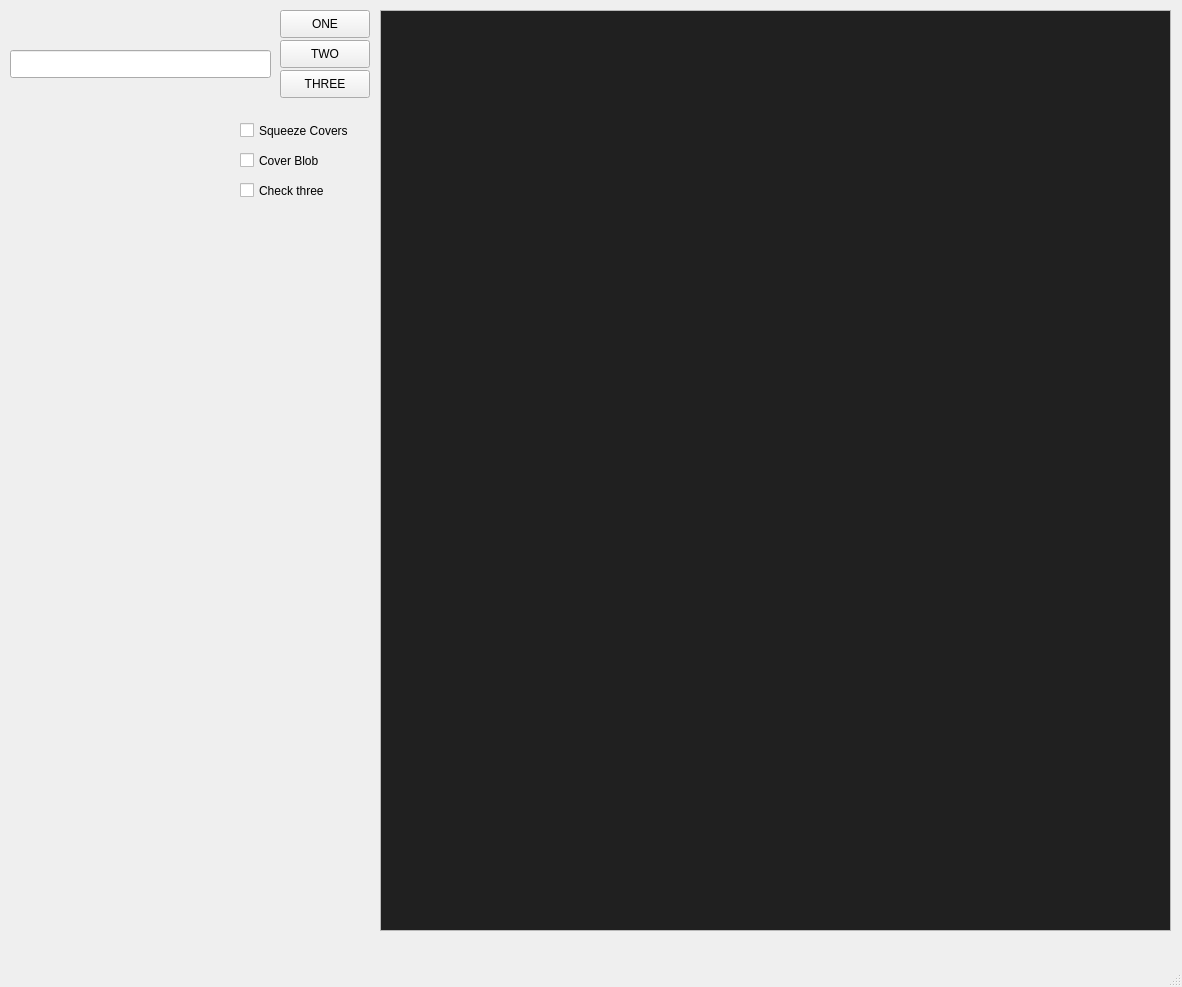
<?xml version="1.0" encoding="UTF-8"?>
<ui version="4.0">
 <class>MainWindow</class>
 <widget class="QMainWindow" name="MainWindow">
  <property name="geometry">
   <rect>
    <x>0</x>
    <y>0</y>
    <width>1182</width>
    <height>987</height>
   </rect>
  </property>
  <property name="windowTitle">
   <string>MainWindow</string>
  </property>
  <widget class="QWidget" name="centralwidget">
   <widget class="QScrollArea" name="scroll_area">
    <property name="geometry">
     <rect>
      <x>380</x>
      <y>10</y>
      <width>791</width>
      <height>921</height>
     </rect>
    </property>
    <property name="sizePolicy">
     <sizepolicy hsizetype="Expanding" vsizetype="Expanding">
      <horstretch>1</horstretch>
      <verstretch>1</verstretch>
     </sizepolicy>
    </property>
    <property name="verticalScrollBarPolicy">
     <enum>Qt::ScrollBarAlwaysOff</enum>
    </property>
    <property name="horizontalScrollBarPolicy">
     <enum>Qt::ScrollBarAlwaysOff</enum>
    </property>
    <property name="sizeAdjustPolicy">
     <enum>QAbstractScrollArea::AdjustToContents</enum>
    </property>
    <property name="widgetResizable">
     <bool>true</bool>
    </property>
    <widget class="QWidget" name="scrollcanvas_main">
     <property name="geometry">
      <rect>
       <x>0</x>
       <y>0</y>
       <width>789</width>
       <height>919</height>
      </rect>
     </property>
     <property name="sizePolicy">
      <sizepolicy hsizetype="Preferred" vsizetype="Preferred">
       <horstretch>1</horstretch>
       <verstretch>1</verstretch>
      </sizepolicy>
     </property>
     <property name="styleSheet">
      <string notr="true">background-color: rgba(5, 5, 5, 225);</string>
     </property>
     <layout class="QGridLayout" name="gridLayout_3">
      <property name="leftMargin">
       <number>0</number>
      </property>
      <property name="topMargin">
       <number>0</number>
      </property>
      <property name="rightMargin">
       <number>0</number>
      </property>
      <property name="bottomMargin">
       <number>0</number>
      </property>
      <property name="spacing">
       <number>0</number>
      </property>
     </layout>
    </widget>
   </widget>
   <widget class="QPushButton" name="btn_one">
    <property name="geometry">
     <rect>
      <x>280</x>
      <y>10</y>
      <width>90</width>
      <height>28</height>
     </rect>
    </property>
    <property name="text">
     <string>ONE</string>
    </property>
   </widget>
   <widget class="QPushButton" name="btn_two">
    <property name="geometry">
     <rect>
      <x>280</x>
      <y>40</y>
      <width>90</width>
      <height>28</height>
     </rect>
    </property>
    <property name="text">
     <string>TWO</string>
    </property>
   </widget>
   <widget class="QPushButton" name="btn_three">
    <property name="geometry">
     <rect>
      <x>280</x>
      <y>70</y>
      <width>90</width>
      <height>28</height>
     </rect>
    </property>
    <property name="text">
     <string>THREE</string>
    </property>
   </widget>
   <widget class="QCheckBox" name="check_squeeze_covers">
    <property name="geometry">
     <rect>
      <x>240</x>
      <y>120</y>
      <width>131</width>
      <height>21</height>
     </rect>
    </property>
    <property name="text">
     <string>Squeeze Covers</string>
    </property>
    <property name="checked">
     <bool>false</bool>
    </property>
   </widget>
   <widget class="QCheckBox" name="check_three">
    <property name="geometry">
     <rect>
      <x>240</x>
      <y>180</y>
      <width>131</width>
      <height>21</height>
     </rect>
    </property>
    <property name="text">
     <string>Check three</string>
    </property>
   </widget>
   <widget class="QCheckBox" name="check_store_coverblob">
    <property name="geometry">
     <rect>
      <x>240</x>
      <y>150</y>
      <width>131</width>
      <height>21</height>
     </rect>
    </property>
    <property name="text">
     <string>Cover Blob</string>
    </property>
    <property name="checked">
     <bool>false</bool>
    </property>
   </widget>
   <widget class="QLineEdit" name="le_primary_search">
    <property name="geometry">
     <rect>
      <x>10</x>
      <y>50</y>
      <width>261</width>
      <height>28</height>
     </rect>
    </property>
   </widget>
   <widget class="QLabel" name="label_status_foundation">
    <property name="geometry">
     <rect>
      <x>10</x>
      <y>10</y>
      <width>261</width>
      <height>31</height>
     </rect>
    </property>
    <property name="text">
     <string/>
    </property>
   </widget>
   <widget class="QLabel" name="label_settings_foundation">
    <property name="geometry">
     <rect>
      <x>10</x>
      <y>80</y>
      <width>61</width>
      <height>51</height>
     </rect>
    </property>
    <property name="text">
     <string/>
    </property>
   </widget>
  </widget>
  <widget class="QMenuBar" name="menubar">
   <property name="geometry">
    <rect>
     <x>0</x>
     <y>0</y>
     <width>1182</width>
     <height>22</height>
    </rect>
   </property>
  </widget>
  <widget class="QStatusBar" name="statusbar"/>
 </widget>
 <resources/>
 <connections/>
</ui>
